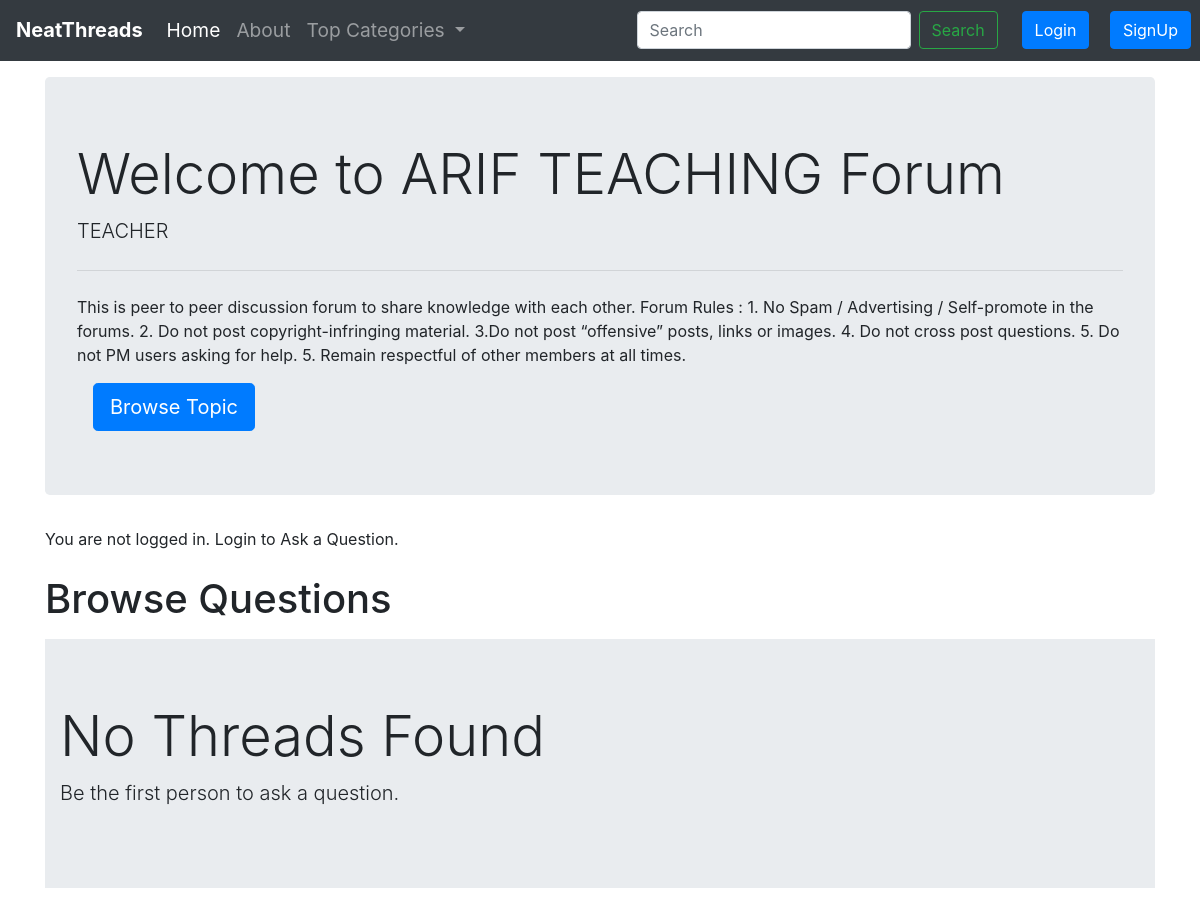
The page /threadlist.php?catid=4 on the database as committed earlier.
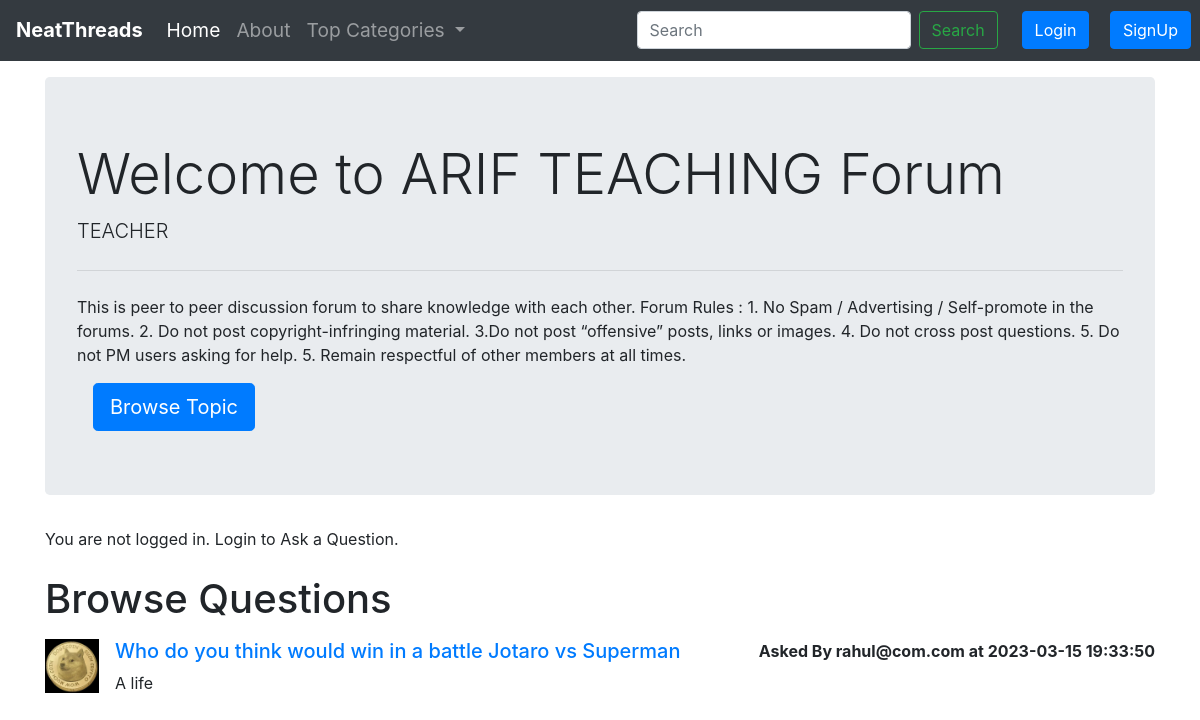
The same page on the database as committed later.
### tables this page shows
CREATE TABLE `categories` (
  `category_id` int(8) NOT NULL,
  `category_name` varchar(255) NOT NULL,
  `category_description` varchar(255) NOT NULL,
  `created` datetime NOT NULL
);

CREATE TABLE `threads` (
  `thread_id` int(7) NOT NULL,
  `thread_title` varchar(255) NOT NULL,
  `thread_desc` text NOT NULL,
  `thread_cat_id` int(7) NOT NULL,
  `thread_user_id` int(7) NOT NULL,
  `timestamp` datetime NOT NULL
);

CREATE TABLE `users` (
  `srn` int(8) NOT NULL,
  `user_email` varchar(20) NOT NULL,
  `user_password` varchar(20) NOT NULL,
  `timestamp` datetime NOT NULL
);

### threadlist.php (the view, shortened to what this page needs)
<!doctype html>
<html lang="en">
  <head>
    <link rel="stylesheet" href="https://cdn.jsdelivr.net/npm/bootstrap@4.3.1/dist/css/bootstrap.min.css">
  </head>
  <body>
    <?php
    include "partials/_connect.php";
    include "partials/_header.php";
    $id = $_SERVER['REQUEST_METHOD'] == 'GET' ? $_GET['catid'] : $_POST['catid'];
    $sql = "SELECT * FROM `categories` WHERE `category_id` = $id";
    $result = mysqli_query($conn, $sql);
      while($row = mysqli_fetch_assoc($result)){
        $catname = $row['category_name'];
        $catdesc = $row['category_description'];
      }
    ?>
    <div class="container my-3">
      <div class="jumbotron">
        <h1 class="display-4">Welcome to <?php echo $catname; ?> Forum</h1>
        <p class="lead"><?php echo $catdesc; ?></p>
        <hr class="my-4">
        <p>This is peer to peer discussion forum to share knowledge with each other. Forum Rules :
            1. No Spam / Advertising / Self-promote in the forums. 2. Do not post copyright-infringing material. 3.Do not post “offensive” posts, links or images. 4. Do not cross post questions. 5. Do not PM users asking for help. 5. Remain respectful of other members at all times.
        </p>
        <a class="btn btn-primary btn-lg" href="#" role="button">Browse Topic</a>
      </div>
    </div>
    <?php
      if(isset($_SESSION['loggedin']) && $_SESSION['loggedin'] == true){
    echo '<div class="container">
    <h1 class="py-2">Ask a Question</h1>'.
    '<form action='.$_SERVER['PHP_SELF'].' method="POST">
    <div class="form-group">
    <label for="title">Your Question</label>
    <input type="text" class="form-control" id="title" name="title" aria-describedby="emailHelp">
    <input type="hidden" class="form-control" id="catid" name="catid" value='.$id.'>
    <small id="emailHelp" class="form-text text-muted">Keep your title as short as possible.</small>
  </div>
  <div class="form-group">
    <label for="desc">Tell Us Your Concern</label>
    <textarea class="form-control" id="desc" name="desc" rows="3"></textarea>
    <input type="hidden" name="srn" value="' . $_SESSION["srn"] . '">
  </div>
  <button type="submit" class="btn btn-primary" name="addThread">Submit</button>
</form>
    </div>';
      }
      else{
        echo '<div class="container">
                <p>You are not logged in. Login to Ask a Question.</p>
              </div>';
      }
    ?>
    <div class="container my-3">
      <h1 class="py-2">Browse Questions</h1>
      <?php
      $id = $_SERVER['REQUEST_METHOD'] == 'GET' ? $_GET['catid'] : $_POST['catid'];
      $sql = "SELECT * FROM `threads` WHERE `thread_cat_id` = $id";
      $result = mysqli_query($conn, $sql);
      $noResult = true;
        while($row = mysqli_fetch_assoc($result)){
          $title = $row['thread_title'];
          $desc = $row['thread_desc'];
          $id = $row['thread_id'];
          $thread_time = $row['timestamp'];
          $noResult = false;
          $thread_user_id = $row['thread_user_id'];
          $sql2 = "SELECT user_email FROM users WHERE srn = $thread_user_id";
          $result2 = mysqli_query($conn, $sql2);
          $row2 = mysqli_fetch_assoc($result2);
        echo '<div class="media">
            <img src="images/userdefault.png" width="54px" class="mr-3" alt="...">
            <div class="media-body">
              <h5 class="mt-0"><a href="threads.php?threadid=' . $id .'">' . $title . '</a></h5>
              ' . $desc . '
            </div>
            <p class="font-weight-bold my-0">Asked By ' . $row2['user_email'] . ' at ' . $thread_time . '</p>
            </div>';
        }
        if($noResult){
          echo '<div class="jumbotron jumbotron-fluid">
          <div class="container">
            <h1 class="display-4">No Threads Found</h1>
            <p class="lead">Be the first person to ask a question.</p>
          </div>
        </div>';
        }
      ?>
    </div>
  </body>
</html>

### signupModal.php (shortened to what this page needs)
<!doctype html>
<html lang="en">
  <head>
    <link rel="stylesheet" href="https://cdn.jsdelivr.net/npm/bootstrap@4.3.1/dist/css/bootstrap.min.css">
  </head>
  <body>
  </body>
</html>

### loginModal.php (shortened to what this page needs)
<!doctype html>
<html lang="en">
  <head>
    <link rel="stylesheet" href="https://cdn.jsdelivr.net/npm/bootstrap@4.3.1/dist/css/bootstrap.min.css">
  </head>
  <body>
  </body>
</html>

### partials/_header.php (shortened to what this page needs)
<?php
include "./signupModal.php";
include "./loginModal.php";
echo '<nav class="navbar navbar-expand-lg navbar-dark bg-dark sticky-top">
<a class="navbar-brand" href="index.php">NeatThreads</a>
<button class="navbar-toggler" type="button" data-toggle="collapse" data-target="#navbarSupportedContent" aria-controls="navbarSupportedContent" aria-expanded="false" aria-label="Toggle navigation">
  <span class="navbar-toggler-icon"></span>
</button>
<div class="collapse navbar-collapse" id="navbarSupportedContent">
  <ul class="navbar-nav mr-auto">
    <li class="nav-item active">
      <a class="nav-link" href="index.php">Home <span class="sr-only">(current)</span></a>
    </li>
    <li class="nav-item">
      <a class="nav-link" href="about.php">About</a>
    </li>
    <li class="nav-item dropdown">
      <a class="nav-link dropdown-toggle" href="#" id="navbarDropdown" role="button" data-toggle="dropdown" aria-haspopup="true" aria-expanded="false">
        Top Categories
      </a>
      <div class="dropdown-menu" aria-labelledby="navbarDropdown">';
    echo ' </div>
    </li>
  </ul>
  <div class="row max-2">';
  if(isset($_SESSION['loggedin']) && $_SESSION['loggedin'] == true){
  echo '<form class="form-inline my-2 my-lg-0" action="search.php" method="GET">
  <input class="form-control mr-sm-2" type="search" placeholder="Search" aria-label="Search" name="search">
  <button class="btn btn-outline-success my-2 my-sm-0" type="submit">Search</button>
  <p class="text-light my-0 mx-2"> Welcome ' . $_SESSION['userEmail'] . '</p>
  <a href="logout.php" class="btn btn-primary mx-2">Logout</a>
  </form>';
  }
else{
  echo '<form class="form-inline my-2 my-lg-0">
  <input class="form-control mr-sm-2" type="search" placeholder="Search" aria-label="Search">
  <button class="btn btn-outline-success my-2 my-sm-0" type="submit">Search</button>
  </form>
  <div class="mx-2">
  <button type="button" class="btn btn-primary" data-toggle="modal" data-target="#loginModal">Login</button>
  <button class="btn btn-primary" data-toggle="modal" data-target="#signupModal">SignUp</button>
  </div>';
}
echo '</div>
</div>
</nav>';
?>

### partials/_header.php (style rules this page uses)
.navbar { background-color: #000; }
.navbar-brand { font-weight: bold; font-size: 2rem; }
.nav-link { font-size: 1.2rem; }
.form-control { background-color: #000; border: none; border-bottom: 2px solid #fff; border-radius: 0; color: #fff; }
.btn-outline-success { color: #fff; border-color: #fff; }
.btn-primary { background-color: #000; border: none; border-radius: 0; margin-left: 1rem; }

Rows that differ between the two databases and show on the page:
added threads: thread_title "Who do you think would win in a battle Jotaro vs Superman", thread_desc "A life", users.user_email "rahul@com.com", timestamp "2023-03-15 19:33:50"
Other text that changed with them:
text no longer shown: "No Threads Found Be the first person to ask a question."
